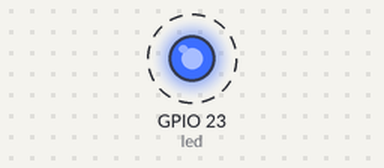
This sketch was run on a simulated ESP32. On the bench: output pins drawn as LEDs (lit = HIGH). Dashed ring = blinking. What the sketch prints to the serial monitor is not drawn.

Above: at 0.2 s.
Timing chart, 0 to 3.0 s (numbered marks = the images above):
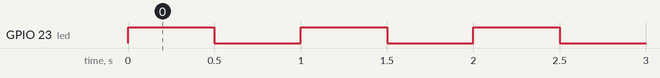

Measured:
- by itself, GPIO 23 (led): alternates HIGH for 0.50 s and LOW for 0.50 s

The sketch:

sketch.ino
```cpp
#define led 23

void setup() {
  // put your setup code here, to run once:
  Serial.begin(115200);
  Serial.println("Hello, ESP32!");
  pinMode(led, OUTPUT);
}

void loop() {
  digitalWrite(led, HIGH);
  delay(500);
  digitalWrite(led, LOW);
  delay(500);
}
```
